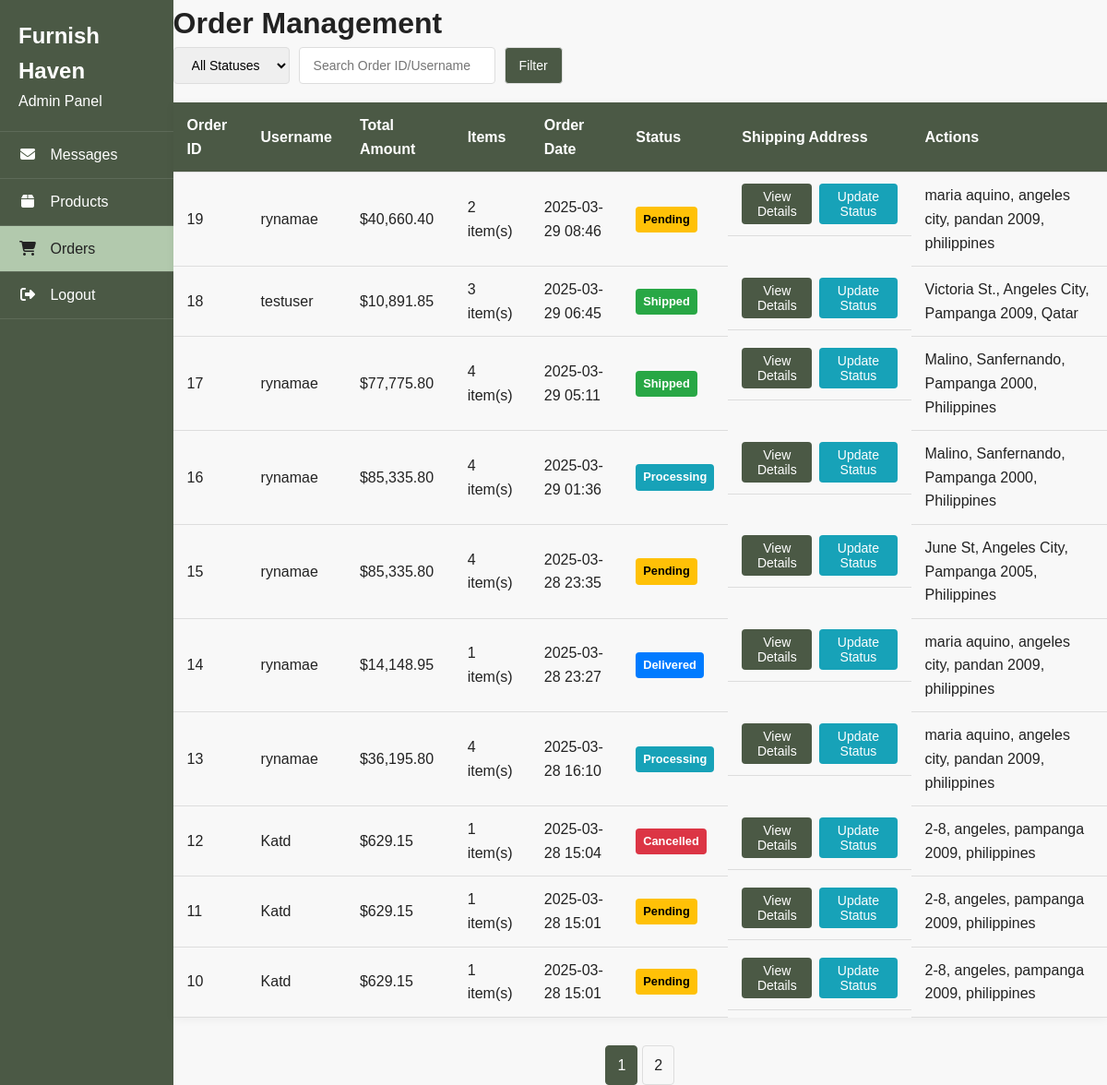
Screenshot of /admin_orders.php with the database file from the repository.
### tables this page shows
CREATE TABLE `orders` (
  `id` int(11) NOT NULL,
  `user_id` int(11) NOT NULL,
  `billing_address_id` int(11) NOT NULL,
  `shipping_address_id` int(11) NOT NULL,
  `total_amount` decimal(10,2) NOT NULL,
  `status` enum('Pending','Processing','Shipped','Delivered','Cancelled') NOT NULL DEFAULT 'Pending',
  `payment_method` varchar(50) NOT NULL,
  `order_date` timestamp NOT NULL DEFAULT current_timestamp(),
  `shipped_at` timestamp NULL DEFAULT NULL,
  `delivered_at` timestamp NULL DEFAULT NULL,
  `shipping_fee` decimal(10,2) DEFAULT 500.00
);

CREATE TABLE `users` (
  `id` int(11) NOT NULL,
  `username` varchar(50) NOT NULL,
  `email` varchar(100) NOT NULL,
  `password_hash` varchar(255) NOT NULL,
  `created_at` timestamp NOT NULL DEFAULT current_timestamp(),
  `last_login` timestamp NULL DEFAULT NULL
);

CREATE TABLE `addresses` (
  `id` int(11) NOT NULL,
  `user_id` int(11) NOT NULL,
  `full_name` varchar(100) NOT NULL,
  `street_address` varchar(255) NOT NULL,
  `city` varchar(100) NOT NULL,
  `state` varchar(100) NOT NULL,
  `postal_code` varchar(20) NOT NULL,
  `country` varchar(100) NOT NULL,
  `phone_number` varchar(20) DEFAULT NULL,
  `is_default` tinyint(1) DEFAULT 0,
  `created_at` timestamp NOT NULL DEFAULT current_timestamp()
);

### admin_orders.php (the view, shortened to what this page needs)
<?php
require_once 'config.php';
$page = isset($_GET['page']) ? (int)$_GET['page'] : 1;
$records_per_page = 10;
$offset = ($page - 1) * $records_per_page;
$status_filter = isset($_GET['status']) ? $_GET['status'] : '';
$search_query = isset($_GET['search']) ? trim($_GET['search']) : '';
$query = "SELECT o.*, u.username,
         COUNT(oi.id) as total_items,
         SUM(oi.quantity) as total_quantity,
         a.street_address, a.city, a.state, a.postal_code, a.country
         FROM orders o
         JOIN users u ON o.user_id = u.id
         JOIN order_items oi ON o.id = oi.order_id
         JOIN addresses a ON o.shipping_address_id = a.id";
$query .= " GROUP BY o.id ORDER BY o.order_date DESC LIMIT :limit OFFSET :offset";
$stmt = $pdo->prepare($query);
$stmt->bindValue(':limit', $records_per_page, PDO::PARAM_INT);
$stmt->bindValue(':offset', $offset, PDO::PARAM_INT);
$stmt->execute();
$orders = $stmt->fetchAll();
$count_query = "SELECT COUNT(*) as total FROM orders o JOIN users u ON o.user_id = u.id";
$count_stmt = $pdo->prepare($count_query);
$count_stmt->execute();
$total_orders = $count_stmt->fetch()['total'];
$total_pages = ceil($total_orders / $records_per_page);
?>
<!DOCTYPE html>
<html lang="en">
<head>
    <link rel="stylesheet" href="https://cdnjs.cloudflare.com/ajax/libs/font-awesome/6.4.0/css/all.min.css">
</head>
<body>
<div class="admin-container">
        <nav class="sidebar">
    <div class="sidebar-header">
        <h2>Furnish Haven</h2>
        <p>Admin Panel</p>
    </div>
    <ul class="sidebar-nav">
        <li><a href="admin_emails.php"><i class="fas fa-envelope"></i> Messages</a></li>
        <li><a href="admin_products.php"><i class="fas fa-box"></i> Products</a></li>
        <li><a href="admin_orders.php" class="active"><i class="fas fa-shopping-cart"></i> Orders</a></li>
        <li><a href="logout.php"><i class="fas fa-sign-out-alt"></i> Logout</a></li>
    </ul>
</nav>
    <div class="container">
        <div class="page-header">
            <h1>Order Management</h1>
        </div>
        <form method="GET" class="filter-form">
            <select name="status">
                <option value="">All Statuses</option>
            </select>
            <input type="text" name="search" placeholder="Search Order ID/Username"
                   value="<?= htmlspecialchars($search_query) ?>">
            <button type="submit">Filter</button>
        </form>
        <table class="orders-table">
<thead>
    <tr>
        <th>Order ID</th>
        <th>Username</th>
        <th>Total Amount</th>
        <th>Items</th>
        <th>Order Date</th>
        <th>Status</th>
        <th>Shipping Address</th>
        <th>Actions</th>
    </tr>
</thead>
            <tbody>
                <?php foreach ($orders as $order): ?>
                <tr>
                    <td><?= htmlspecialchars($order['id']) ?></td>
                    <td><?= htmlspecialchars($order['username']) ?></td>
                    <td>$<?= number_format($order['total_amount'], 2) ?></td>
                    <td><?= htmlspecialchars($order['total_quantity']) ?> item(s)</td>
                    <td><?= date('Y-m-d H:i', strtotime($order['order_date'])) ?></td>
                    <td>
                        <span class="status-badge status-<?= htmlspecialchars($order['status']) ?>">
                            <?= htmlspecialchars($order['status']) ?>
                        </span>
                    </td>
                    <td class="action-btns">
                        <button onclick="showOrderDetails(<?= $order['id'] ?>)">View Details</button>
                        <button onclick="showStatusModal(<?= $order['id'] ?>)">Update Status</button>
                    </td>
                    <td>
    <?php
    $address = htmlspecialchars($order['street_address']) . ', ' .
               htmlspecialchars($order['city']) . ', ' .
               htmlspecialchars($order['state']) . ' ' .
               htmlspecialchars($order['postal_code']) . ', ' .
               htmlspecialchars($order['country']);
    echo $address;
    ?>
</td>
                </tr>
                <?php endforeach; ?>
            </tbody>
        </table>
        <div class="pagination">
            <?php for ($i = 1; $i <= $total_pages; $i++): ?>
                <a href="?page=<?= $i ?>&status=<?= urlencode($status_filter) ?>&search=<?= urlencode($search_query) ?>"
                   class="<?= $i == $page ? 'active' : '' ?>">
                    <?= $i ?>
                </a>
            <?php endfor; ?>
        </div>
    </div>
</body>
</html>

### admin_orders.php (style rules this page uses)
:root { --primary: #4B5945; --secondary: #66785F; --accent: #B2C9AD; --light: #f8f8f8; --white: #ffffff; --medium-gray: #dddddd; --dark-gray: #666666; --black: #222222; --status-pending: #ffc107; --status-processing: #17a2b8; --status-shipped: #28a745; --status-delivered: #007bff; --status-cancelled: #dc3545; }
* { margin: 0; padding: 0; box-sizing: border-box; }
body { font-family: 'Arial', sans-serif; line-height: 1.6; color: var(--black); background-color: var(--light); }
.admin-container { display: flex; min-height: 100vh; }
.sidebar { width: 250px; background-color: var(--primary); color: white; padding: 20px 0; }
.sidebar-header { padding: 0 20px 20px; border-bottom: 1px solid rgba(255,255,255,0.1); }
.sidebar-nav { list-style: none; padding: 0; margin: 0; }
.sidebar-nav li { border-bottom: 1px solid rgba(255,255,255,0.1); }
.sidebar-nav a { display: block; padding: 12px 20px; color: white; text-decoration: none; transition: all 0.3s; }
.sidebar-nav a.active { background-color: var(--accent); color: var(--black); }
.sidebar-nav i { margin-right: 10px; width: 20px; text-align: center; }
.filter-form { display: flex; gap: 10px; margin-bottom: 20px; }
.filter-form select, .filter-form input, .filter-form button { padding: 10px 15px; border: 1px solid var(--medium-gray); border-radius: 4px; font-size: 14px; }
.filter-form button { background-color: var(--primary); color: white; cursor: pointer; transition: background-color 0.3s; }
.orders-table { width: 100%; border-collapse: collapse; margin-top: 20px; box-shadow: 0 2px 10px rgba(0,0,0,0.05); }
.orders-table th, .orders-table td { padding: 12px 15px; text-align: left; border-bottom: 1px solid var(--medium-gray); }
.orders-table th { background-color: var(--primary); color: white; }
.orders-table tr:nth-child(even) { background-color: var(--light); }
.status-badge { display: inline-block; padding: 4px 8px; border-radius: 4px; font-size: 0.8em; font-weight: 600; }
.status-Pending { background-color: var(--status-pending); color: black; }
.status-Processing { background-color: var(--status-processing); color: white; }
.status-Shipped { background-color: var(--status-shipped); color: white; }
.status-Delivered { background-color: var(--status-delivered); color: white; }
.status-Cancelled { background-color: var(--status-cancelled); color: white; }
.action-btns { display: flex; gap: 8px; }
.action-btns button { padding: 6px 12px; border: none; border-radius: 4px; cursor: pointer; font-size: 14px; transition: all 0.3s; }
.action-btns button:first-child { background-color: var(--primary); color: white; }
.action-btns button:last-child { background-color: #17a2b8; color: white; }
.pagination { display: flex; justify-content: center; margin-top: 30px; gap: 5px; }
.pagination a { padding: 8px 12px; text-decoration: none; border: 1px solid var(--medium-gray); border-radius: 4px; color: var(--black); transition: all 0.3s; }
.pagination a.active { background-color: var(--primary); color: white; border-color: var(--primary); }

### rows the page displays
orders: id "19", user.username "rynamae", total_amount "40,660.40", total_quantity "2", order_date "2025-03-29 08:46", status "Pending", billing_address.country "maria aquino, angeles city, pandan 2009, philippines"
orders: id "18", user.username "testuser", total_amount "10,891.85", total_quantity "3", order_date "2025-03-29 06:45", status "Shipped", billing_address.country "Victoria St., Angeles City, Pampanga 2009, Qatar"
orders: id "17", user.username "rynamae", total_amount "77,775.80", total_quantity "4", order_date "2025-03-29 05:11", status "Shipped", billing_address.country "Malino, Sanfernando, Pampanga 2000, Philippines"
orders: id "16", user.username "rynamae", total_amount "85,335.80", total_quantity "4", order_date "2025-03-29 01:36", status "Processing", billing_address.country "Malino, Sanfernando, Pampanga 2000, Philippines"
orders: id "15", user.username "rynamae", total_amount "85,335.80", total_quantity "4", order_date "2025-03-28 23:35", status "Pending", billing_address.country "June St, Angeles City, Pampanga 2005, Philippines"
orders: id "14", user.username "rynamae", total_amount "14,148.95", total_quantity "1", order_date "2025-03-28 23:27", status "Delivered", billing_address.country "maria aquino, angeles city, pandan 2009, philippines"
orders: id "13", user.username "rynamae", total_amount "36,195.80", total_quantity "4", order_date "2025-03-28 16:10", status "Processing", billing_address.country "maria aquino, angeles city, pandan 2009, philippines"
orders: id "12", user.username "Katd", total_amount "629.15", total_quantity "1", order_date "2025-03-28 15:04", status "Cancelled", billing_address.country "2-8, angeles, pampanga 2009, philippines"
orders: id "11", user.username "Katd", total_amount "629.15", total_quantity "1", order_date "2025-03-28 15:01", status "Pending", billing_address.country "2-8, angeles, pampanga 2009, philippines"
orders: id "10", user.username "Katd", total_amount "629.15", total_quantity "1", order_date "2025-03-28 15:01", status "Pending", billing_address.country "2-8, angeles, pampanga 2009, philippines"
